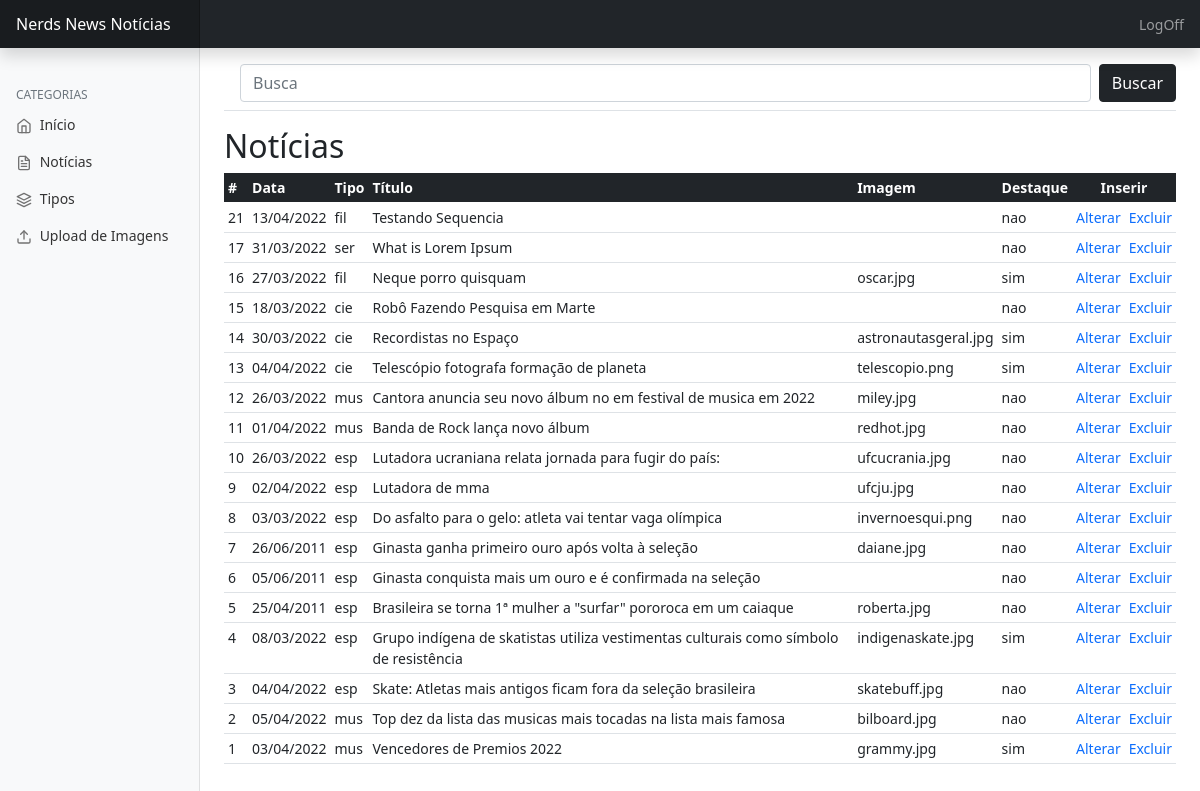
/admin/noticias.php (signed in), run on the app's committed database.
### tables this page shows
CREATE TABLE `noticias_tb` (
  `id_noticia` int(11) NOT NULL,
  `data` date NOT NULL,
  `tipo` char(3) NOT NULL,
  `titulo` tinytext NOT NULL,
  `resumo` text NOT NULL,
  `texto` mediumtext NOT NULL,
  `imagem` varchar(48) DEFAULT NULL,
  `alt` varchar(100) DEFAULT NULL,
  `destaque` enum('sim','nao') NOT NULL
);

### admin/noticias.php (the view, shortened to what this page needs)
<?php
require_once('../conexao/conecta.php');
$sql = "SELECT id_noticia, data, tipo, titulo, imagem, destaque FROM noticias_tb ORDER BY id_noticia DESC";
$resultado = mysqli_query($con,$sql);
$linha = mysqli_fetch_assoc($resultado);
?>
<!doctype html>
<html lang="pt-br">
  <head>
<link href="../css/bootstrap.min.css" rel="stylesheet">
    <link href="../css/dashboard.css" rel="stylesheet">
  </head>
  <body>
  <?php
    include('topo.php');
  ?>
<div class="container-fluid">
  <div class="row">
  <?php
    include('navegacao.php');
  ?>
    <main class="col-md-9 ms-sm-auto col-lg-10 px-md-4">
      <div class="d-flex justify-content-between flex-wrap flex-md-nowrap align-items-center pt-3 pb-2 mb-3 border-bottom">
        <form class="d-flex w-100" action="noticias.php" method="GET">
  <input class="form-control me-2 w-100 mx-3" type="search" name="busca" placeholder="Busca" aria-label="Search">
   <button class="btn btn-dark" type="submit">Buscar</button>
 </form>
      </div>
      <?php if($linha > 0) {?>
    <h2>Notícias</h2>
      <div class="table-responsive">
        <table class="table table-hover table-sm">
          <thead class="table-dark">
            <tr>
              <th scope="col">#</th>
              <th scope="col">Data</th>
              <th scope="col">Tipo</th>
              <th scope="col">Título</th>
              <th scope="col">Imagem</th>
              <th scope="col">Destaque</th>
              <th colspan="2" scope="col" class="text-center"><a href="noticia_insere.php" class="text-decoration-none text-light" >Inserir</a></th>
            </tr>
          </thead>
          <tbody>
          <?php do{?>
            <tr>
              <td><?php echo $linha['id_noticia']?></td>
              <td>
              <?php $data = date_create($linha['data']);
                echo date_format($data, 'd/m/Y');
              ?>
              </td>
              <td><?php echo $linha['tipo']?></td>
              <td><?php echo $linha['titulo']?></td>
              <td><?php echo $linha['imagem']?></td>
              <td><?php echo $linha['destaque']?></td>
              <td class="text-center"><a href="noticia_altera.php?id_noticia=<?php echo $linha['id_noticia']?>" class="text-decoration-none">Alterar</a></td>
              <td class="text-center"><a href="noticia_exclui.php?id_noticia=<?php echo $linha['id_noticia']?>" class="text-decoration-none">Excluir</a></td>
            </tr>
            <?php }while($linha= mysqli_fetch_assoc($resultado))?>
          </tbody>
        </table>
      </div>
      <?php } else {?>
        <p class="h4">Não existe nenhuma noticia  <b><?php echo $busca?></b></p>
       <?php }?>
    </main>
  </div>
</div>
  </body>
</html>

### css/dashboard.css (style rules this page uses)
body { font-size: .875rem; }

### data on the page
noticias_tb: id_noticia "21", data "13/04/2022", tipo "fil", titulo "Testando Sequencia", destaque "nao"
noticias_tb: id_noticia "17", data "31/03/2022", tipo "ser", titulo "What is Lorem Ipsum", destaque "nao"
noticias_tb: id_noticia "16", data "27/03/2022", tipo "fil", titulo "Neque porro quisquam", imagem "oscar.jpg", destaque "sim"
noticias_tb: id_noticia "15", data "18/03/2022", tipo "cie", titulo "Robô Fazendo Pesquisa em Marte", destaque "nao"
noticias_tb: id_noticia "14", data "30/03/2022", tipo "cie", titulo "Recordistas no Espaço", imagem "astronautasgeral.jpg", destaque "sim"
noticias_tb: id_noticia "13", data "04/04/2022", tipo "cie", titulo "Telescópio fotografa formação de planeta", imagem "telescopio.png", destaque "sim"
noticias_tb: id_noticia "12", data "26/03/2022", tipo "mus", titulo "Cantora anuncia seu novo álbum no em festival de musica em 2022", imagem "miley.jpg", destaque "nao"
noticias_tb: id_noticia "11", data "01/04/2022", tipo "mus", titulo "Banda de Rock lança novo álbum", imagem "redhot.jpg", destaque "nao"
noticias_tb: id_noticia "10", data "26/03/2022", tipo "esp", titulo "Lutadora ucraniana relata jornada para fugir do país:", imagem "ufcucrania.jpg", destaque "nao"
noticias_tb: id_noticia "9", data "02/04/2022", tipo "esp", titulo "Lutadora de mma", imagem "ufcju.jpg", destaque "nao"
noticias_tb: id_noticia "8", data "03/03/2022", tipo "esp", titulo "Do asfalto para o gelo: atleta vai tentar vaga olímpica", imagem "invernoesqui.png", destaque "nao"
noticias_tb: id_noticia "7", data "26/06/2011", tipo "esp", titulo "Ginasta ganha primeiro ouro após volta à seleção", imagem "daiane.jpg", destaque "nao"
noticias_tb: id_noticia "6", data "05/06/2011", tipo "esp", titulo "Ginasta conquista mais um ouro e é confirmada na seleção", destaque "nao"
noticias_tb: id_noticia "5", data "25/04/2011", tipo "esp", titulo "Brasileira se torna 1ª mulher a \"surfar\" pororoca em um caiaque", imagem "roberta.jpg", destaque "nao"
noticias_tb: id_noticia "4", data "08/03/2022", tipo "esp", titulo "Grupo indígena de skatistas utiliza vestimentas culturais como símbolo de resistência", imagem "indigenaskate.jpg", destaque "sim"
noticias_tb: id_noticia "3", data "04/04/2022", tipo "esp", titulo "Skate: Atletas mais antigos ficam fora da seleção brasileira", imagem "skatebuff.jpg", destaque "nao"
noticias_tb: id_noticia "2", data "05/04/2022", tipo "mus", titulo "Top dez da lista das musicas mais tocadas na lista mais famosa", imagem "bilboard.jpg", destaque "nao"
noticias_tb: id_noticia "1", data "03/04/2022", tipo "mus", titulo "Vencedores de Premios 2022", imagem "grammy.jpg", destaque "sim"
